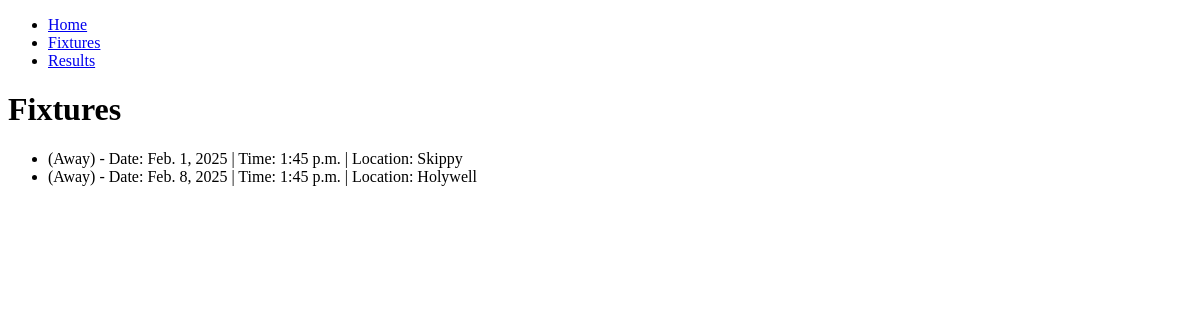
The app's page /fixtures/, older data.
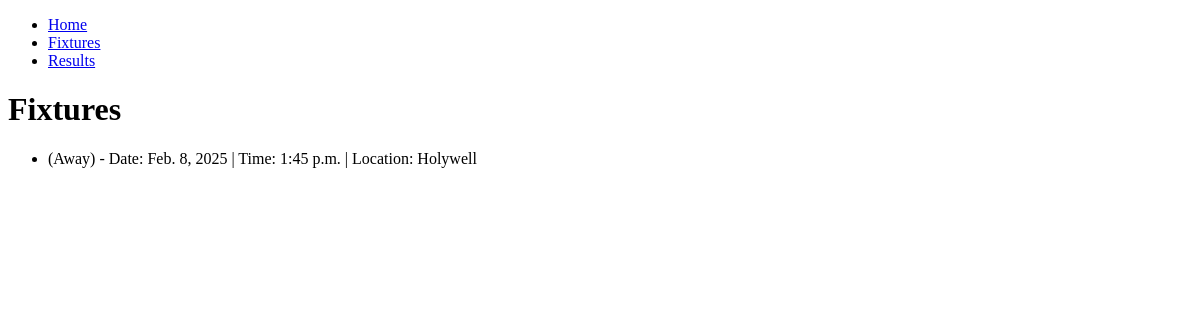
The same page, newer data.
### team/models.py (models this page shows)
class Fixture(models.Model):
    HOME_OR_AWAY = [
        ('H', 'Home'),
        ('A', 'Away'),
    ]
    opponent = models.ForeignKey("Team", on_delete=models.SET_NULL, null=True, blank=True)
    date = models.DateField()
    time = models.TimeField()
    location = models.CharField(max_length=100)
    home_or_away = models.CharField(max_length=1, choices=HOME_OR_AWAY)
    goals_for = models.PositiveIntegerField(null=True, blank=True)
    goals_against = models.PositiveIntegerField(null=True, blank=True)
    match_completed = models.BooleanField(default=False)
    def __str__(self):
        return f"{self.opponent.name if self.opponent else 'Unknown Team'} - {self.date} ({'Home' if self.home_or_away == 'H' else 'Away'})"

### team/views.py (the view)
# urls.py: path('fixtures/', fixtures_view, name='fixtures'),
def fixtures_view(request):
    upcoming_fixtures = Fixture.objects.filter(match_completed=False).order_by('date', 'time')
    print("upcoming fixtures:", upcoming_fixtures)
    context = {
        "upcoming_fixtures": upcoming_fixtures
    }
    return render(request, "team/fixtures.html", context)

### team/templates/team/fixtures.html (shortened to what this page needs)
{% extends "team/base.html" %}
{% block content %}
<header>
  <h1>Fixtures</h1>
</header>
<section>
  {% if upcoming_fixtures %}
  <ul>
    {% for fixture in upcoming_fixtures %}
    <li>
      {% if fixture.home_or_away == "H" %} (Home) {% else %} (Away) {% endif %}
      - Date: {{ fixture.date }} | Time: {{ fixture.time }} | Location: {{ fixture.location }}
    </li>
    {% endfor %}
  </ul>
  {% else %}
  <p>No upcoming fixtures available.</p>
  {% endif %}
</section>
{% endblock %}

Row changes from the older to the newer data that the page shows:
no longer on this page (row edited): Fixture: home_or_away "(Away)", date "Feb. 1, 2025", time "1:45 p.m.", location "Skippy"
